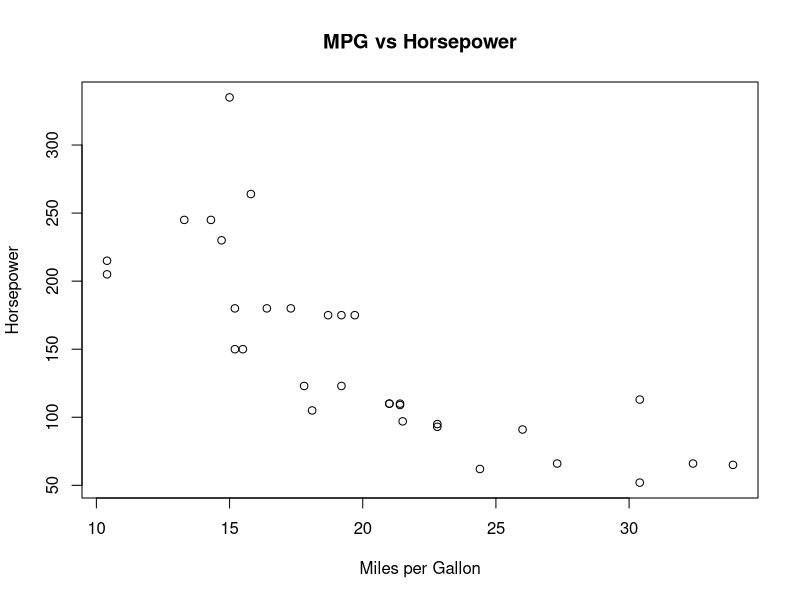

The R source for this figure:
# Load data
data(mtcars)

# Create a simple plot
plot(mtcars$mpg, mtcars$hp,
     xlab = "Miles per Gallon",
     ylab = "Horsepower",
     main = "MPG vs Horsepower")
